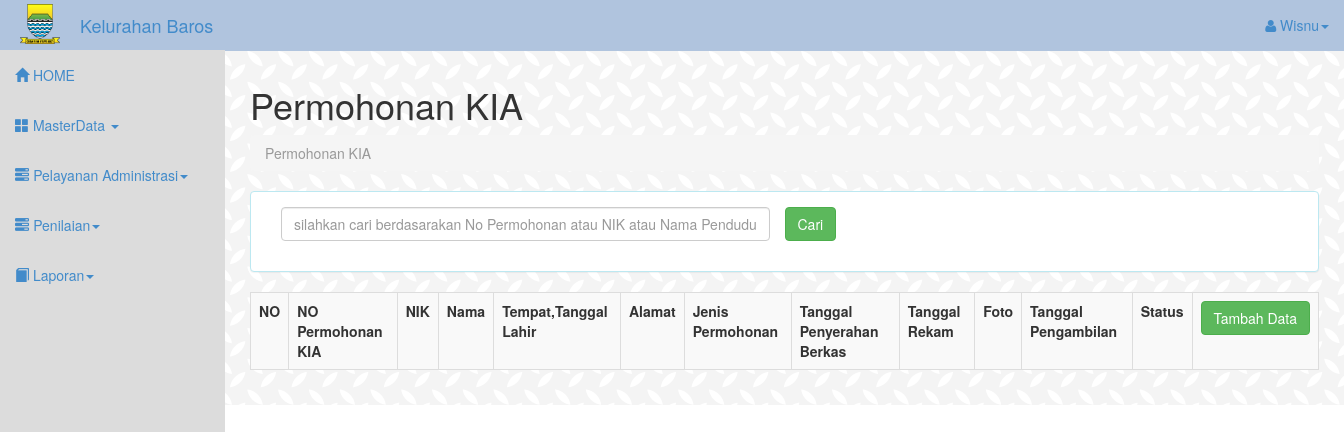
/tampil_KIA.php (signed in), run on an earlier commit of the app's database.
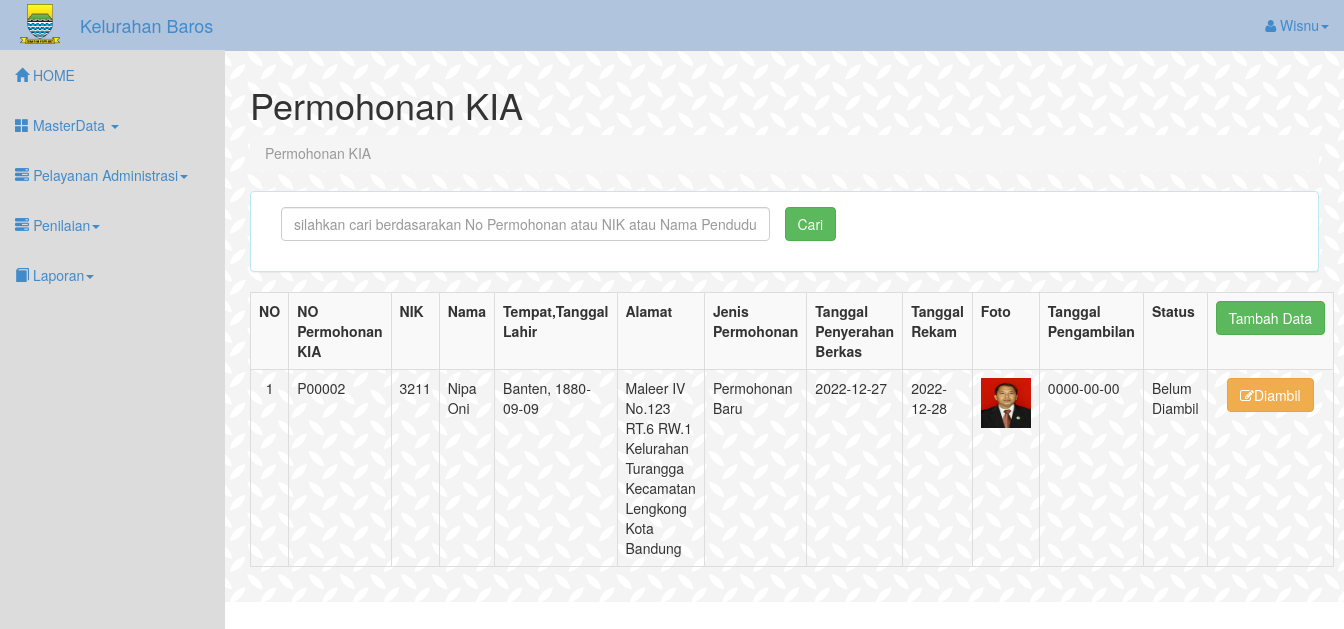
And on a later commit of the database.
### tables this page shows
CREATE TABLE `tb_permohonankia` (
  `no_permohonanKia` varchar(10) NOT NULL,
  `nik` varchar(16) NOT NULL,
  `jenisPermohonan` varchar(30) NOT NULL,
  `tgl_penyerahanBerkas` date NOT NULL,
  `tglRekam` date NOT NULL,
  `tgl_pengambilan` date NOT NULL,
  `status` varchar(30) NOT NULL
);

CREATE TABLE `tb_penduduk` (
  `id_penduduk` int(11) NOT NULL,
  `nik` varchar(16) NOT NULL,
  `nama` varchar(50) NOT NULL,
  `tempatLahir` varchar(30) NOT NULL,
  `tanggalLahir` date NOT NULL,
  `jenisKelamin` varchar(15) NOT NULL,
  `alamat` varchar(50) NOT NULL,
  `rt` varchar(3) NOT NULL,
  `rw` varchar(3) NOT NULL,
  `kelurahan` varchar(30) NOT NULL,
  `agama` varchar(30) NOT NULL,
  `pendidikan` varchar(30) NOT NULL,
  `statusPerkawinan` varchar(30) NOT NULL,
  `pekerjaan` varchar(50) NOT NULL,
  `golDarah` varchar(2) NOT NULL,
  `nomorTlp` varchar(15) NOT NULL,
  `foto` varchar(200) NOT NULL
);

### tampil_KIA.php (the view, shortened to what this page needs)
<!DOCTYPE html>
<html lang="en">
  <head>
    <link href="assets/css/bootstrap.css" rel="stylesheet">
    <link href="assets/css/sb-admin.css" rel="stylesheet">
    <link rel="stylesheet" href="assets/font-awesome/css/font-awesome.min.css">
  </head>
<body>
 <div id="wrapper">
<?php
include"header.php";
?>
</div>
<div id="page-wrapper">
<div class="row" id="contentInput" >
          <div class="col-lg-12">
            <h1>Permohonan KIA</h1>
            <ol class="breadcrumb">
              <li class="active">Permohonan KIA</li>
            </ol>
          </div>
      </div>
       <div class="panel panel-info">
          <div class="panel-body">
          <form method="POST" action="" id="cariKIA">
          <div class="form-group form-group-sm">
                <div class="form-group form-group-sm">
                    <div class="col-sm-6">
                    <input type="text" class="form-control" name="txtcari" id="txtcari" placeholder="silahkan cari berdasarakan No Permohonan atau NIK atau Nama Penduduk">
                </div>
                    <input type="submit" align="right" class="btn btn-success"  value="Cari" name="cari" id="cari">
                </div>
              </div>
</div>
 </div>
            <div class="table-responsive-sm">
              <table class="table table-bordered table-hover table-striped">
                <tr>
                  <th>NO</th>
                  <th>NO Permohonan KIA</th>
                  <th>NIK</th>
                  <th>Nama</th>
                  <th>Tempat,Tanggal Lahir</th>
                  <th>Alamat</th>
                  <th>Jenis Permohonan</th>
                  <th>Tanggal Penyerahan Berkas</th>
                  <th>Tanggal Rekam</th>
                  <th>Foto</th>
                  <th>Tanggal Pengambilan</th>
                  <th>Status</th>
                 <th><a href="KIA.php" type="button" align="right" class="btn btn-success">Tambah Data</a></th>
                </tr>
 <?php
     if(!ISSET($_POST['cari'])){
        $no= 1;
       $query="SELECT * FROM tb_permohonankia as p JOIN tb_penduduk as d ON p.nik=d.nik";
        $data=mysqli_query($koneksi,$query);
        if(mysqli_num_rows($data) > 0){
          while($row=mysqli_fetch_assoc($data)){
      ?>
                <tr>
                  <td align="center"><?php echo $no++; ?></td>
                  <td><?php echo $row['no_permohonanKia']; ?></td>
                  <td><?php echo $row['nik']; ?></td>
                  <td><?php echo $row['nama']; ?></td>
                  <td><?php echo $row['tempatLahir'].", ".$row['tanggalLahir']; ?></td>
                  <td><?php echo $row['alamat']." RT.".$row['rt']." RW.".$row['rw']." Kelurahan ".$row['kelurahan']." Kecamatan Lengkong Kota Bandung"; ?></td>
                  <td><?php echo $row['jenisPermohonan']; ?></td>
                  <td><?php echo $row['tgl_penyerahanBerkas']; ?></td>
                  <td><?php echo $row['tglRekam']; ?></td>
                   <?php echo"<td><img src='assets/foto/penduduk/".$row['foto']."' width='50' height='50'></td>";?>
                    <td><?php echo $row['tgl_pengambilan']; ?></td>
                    <td><?php echo $row['status']; ?></td>
                   <td colspan="2" style="text-align: center;">
                   <a   href="pengambilan_kia.php?id=<?php echo $row['no_permohonanKia'];?>" type="button" class="btn btn-warning"><i class="fa fa-edit"></i>Diambil</a>
                    </tr>
          <?php
          }
        }
      }
       ?>

### header.php (shortened to what this page needs)
<html lang="en">
  <head>
    <link href="assets/css/bootstrap.css" rel="stylesheet">
    <link href="assets/css/sb-admin.css" rel="stylesheet">
    <link rel="stylesheet" href="assets/font-awesome/css/font-awesome.min.css">
  </head>
  <body>
<?php
        if($_SESSION['level']=="admin"){
      ?>
    <div id="wrapper">
      <nav class="navbar  navbar-fixed-top" style="background-color:#B0C4DE;" role="navigation">
        <div class="navbar-header">
         <img src="assets/logo/logo.png"style="float:left; width:40px; height: 40px; margin: 4px 5px 4px 20px;">
          <a class="navbar-brand" href="">Kelurahan Baros</a>
        </div>
        <div class="collapse navbar-collapse navbar-ex1-collapse">
          <ul class="nav navbar-nav side-nav" style="background-color:#DCDCDC">
            <li><a href="home.php"><span class="glyphicon glyphicon-home"></span> HOME</a></li>
             <li class="dropdown">
              <a href="#" class="dropdown-toggle" data-toggle="dropdown"><span class="glyphicon glyphicon-th-large"></span> MasterData <b class="caret"></b></a>
            </li>
            <li class="dropdown">
              <a href="#" class="dropdown-toggle" data-toggle="dropdown"><span class="glyphicon glyphicon-tasks"></span> Pelayanan Administrasi<b class="caret"></b></a>
            </li>
            <li class="dropdown">
              <a href="#" class="dropdown-toggle" data-toggle="dropdown"><span class="glyphicon glyphicon-tasks"></span> Penilaian<b class="caret"></b></a>
            </li>
             <li class="dropdown">
              <a href="#" class="dropdown-toggle" data-toggle="dropdown"><span class="glyphicon glyphicon-book"></span> Laporan<b class="caret"></b></a>
            </li>
          </ul>
          <ul class="nav navbar-nav navbar-right navbar-user">
            <li class="dropdown user-dropdown">
              <a href="#" class="dropdown-toggle" data-toggle="dropdown"><i class="fa fa-user"></i> <?php echo $_SESSION['userid'];?><b class="caret"></b></a>
            </li>
          </ul>
        </div>
      </nav>
      <?php
    }else if($_SESSION['level']=="Bagian Pelayanan"){
      ?>
      <div id="wrapper">
      <nav class="navbar  navbar-fixed-top" style="background-color:#B0C4DE;" role="navigation">
        <div class="navbar-header">
          <button type="button" class="navbar-toggle" data-toggle="collapse" data-target=".navbar-ex1-collapse">
            <span class="sr-only">Toggle navigation</span>
            <span class="icon-bar"></span>
            <span class="icon-bar"></span>
            <span class="icon-bar"></span>
          </button>
          <span class="kotak"></span>
         <img src="assets/logo/logo.png"style="float:left; width:40px; height: 40px; margin: 4px 5px 4px 20px;">
          <a class="navbar-brand" href="">Kelurahan Baros</a>
        </div>
        <div class="collapse navbar-collapse navbar-ex1-collapse">
          <ul class="nav navbar-nav side-nav" style="background-color:#DCDCDC">
            <li><a href="home.php"><span class="glyphicon glyphicon-home"></span> HOME</a></li>
             <li class="dropdown">
              <a href="#" class="dropdown-toggle" data-toggle="dropdown"><span class="glyphicon glyphicon-th-large"></span> MasterData <b class="caret"></b></a>
              <ul class="dropdown-menu">
                <li><a href="penduduk.php">Penduduk</a></li>
              </ul>
            </li>
            <li class="dropdown">
              <a href="#" class="dropdown-toggle" data-toggle="dropdown"><span class="glyphicon glyphicon-tasks"></span> Pelayanan Administrasi<b class="caret"></b></a>
              <ul class="dropdown-menu">
                <li><a href="tampil_ektp.php">Permohonan KTP</a></li>
                <li><a href="tampil_KIA.php">Permohonan KIA</a></li>
                <li><a href="tampil_kk.php">Permohonan KK</a></li>
                <li><a href="tampil_sktmKesehatan.php">SKTM Kesehatan</a></li>
                <li><a href="tampil_sktmPendidikan.php">SKTM Pendidikan</a></li>
                <li><a href="tampil_suratpindah.php">Surat Pindah</a></li>
                <li><a href="formPengaduan.php">Form Pengaduan</a></li>
          <li><a href="ikm.php">Instalasi Kepuasan Masyarakat</a></li>
              </ul>
            </li>
          </ul>
           </ul>
          <ul class="nav navbar-nav navbar-right navbar-user">
            <li class="dropdown user-dropdown">
              <a href="#" class="dropdown-toggle" data-toggle="dropdown"><i class="fa fa-user"></i> <?php echo $_SESSION['userid'];?><b class="caret"></b></a>
              <ul class="dropdown-menu">
                <li><a onclick="return confirm('Anda Yakin akan keluar?')" href="logout.php" type="button" class="btn btn-danger btn-xs"><i class="fa fa-power-off"></i> Log Out</a></li
              </ul>
            </li>
          </ul>
        </div>
      </nav>
     <?php
    }else if($_SESSION['level']=="Kasi Pelayanan"){
      ?>
      <div id="wrapper">
      <nav class="navbar  navbar-fixed-top" style="background-color:#B0C4DE;" role="navigation">
        <div class="navbar-header">
          <button type="button" class="navbar-toggle" data-toggle="collapse" data-target=".navbar-ex1-collapse">
            <span class="sr-only">Toggle navigation</span>
            <span class="icon-bar"></span>
            <span class="icon-bar"></span>
            <span class="icon-bar"></span>
          </button>
          <span class="kotak"></span>
         <img src="assets/logo/logo.png"style="float:left; width:40px; height: 40px; margin: 4px 5px 4px 20px;">
          <a class="navbar-brand" href="">Kelurahan Baros</a>
        </div>
        <div class="collapse navbar-collapse navbar-ex1-collapse">
          <ul class="nav navbar-nav side-nav" style="background-color:#DCDCDC">
            <li><a href="home.php"><span class="glyphicon glyphicon-home"></span> HOME</a></li>
          </ul>
           </ul>
          <ul class="nav navbar-nav navbar-right navbar-user">
            <li class="dropdown user-dropdown">
              <a href="#" class="dropdown-toggle" data-toggle="dropdown"><i class="fa fa-user"></i> <?php echo $_SESSION['userid'];?><b class="caret"></b></a>
              <ul class="dropdown-menu">
                <li><a onclick="return confirm('Anda Yakin akan keluar?')" href="logout.php" type="button" class="btn btn-danger btn-xs"><i class="fa fa-power-off"></i> Log Out</a></li
              </ul>
            </li>
          </ul>
        </div>
      </nav>
    <?php
  }
    ?>

### assets/css/sb-admin.css (style rules this page uses)
body { margin-top: 50px; }
#wrapper { padding-left: 0; }
#page-wrapper { width: 100%; padding: 5px 15px; }
@media (min-width:768px) { #wrapper { padding-left: 225px; background:url(assets/logo/pat13.png); } }
@media (min-width:768px) { #page-wrapper { padding: 15px 25px; } }
.side-nav { margin-left: -225px; left: 225px; width: 225px; position: fixed; top: 50px; height: 100%; border-radius: 0; border: none; background-color: transparent; overflow-y: auto; }
.side-nav>li>a { width: 225px; }
.navbar-collapse { padding-left: 15px !important; padding-right: 15px !important; }

What changed in the data, as far as the page shows it:
added tb_permohonankia: no_permohonanKia "P00002", tb_penduduk.nik "3211", tb_penduduk.nama "Nipa Oni", tb_penduduk.tempatLahir "Banten", tb_penduduk.tanggalLahir "1880-09-09", tb_penduduk.alamat "Maleer IV No.123", tb_penduduk.rt "6", tb_penduduk.rw "1", tb_penduduk.kelurahan "Turangga", jenisPermohonan "Permohonan Baru", tgl_penyerahanBerkas "2022-12-27", tglRekam "2022-12-28", tb_penduduk.foto (picture), tgl_pengambilan "0000-00-00", status "Belum Diambil"
